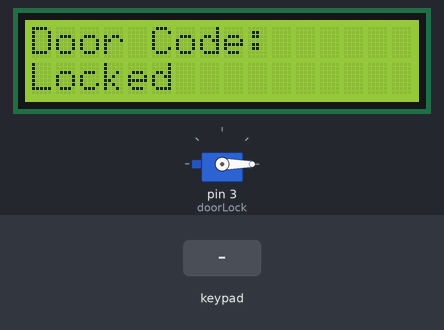
A program run on a simulated Arduino Uno, built with avr-gcc and run on an emulated ATmega328P. Parts: 16×2 character LCD, servo. The inputs (shaded band) are chosen by the test bench. What the program prints to the serial monitor is not drawn.

Above: at 1.2 s.
1.3 s: keypad keys 1 9 2 0 pressed 0.4 s apart
At 3.1 s:
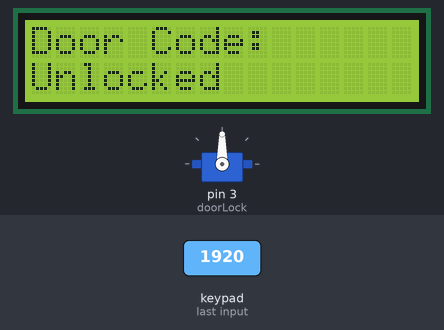
4.4 s: key 'A' pressed
7.4 s: keypad keys 1 9 2 0 * pressed 0.4 s apart
At 9.3 s:
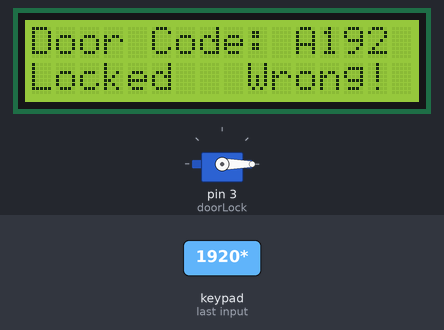
10.9 s: key 'B' pressed
At 12.2 s:
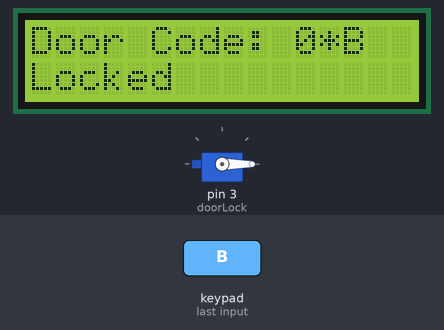
12.5 s: keypad keys 8 9 1 0 1 1 D pressed 0.4 s apart
At 12.9 s:
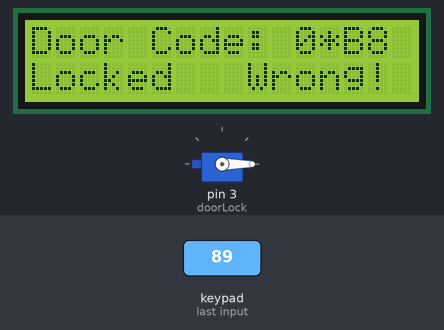
18.3 s: key 'C' pressed
At 19.5 s:
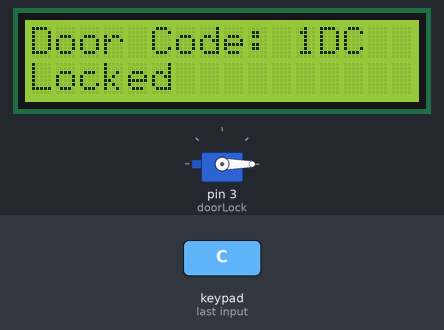
Timing chart, 0 to 20.8 s (numbered marks = the images above; inputs shaded):
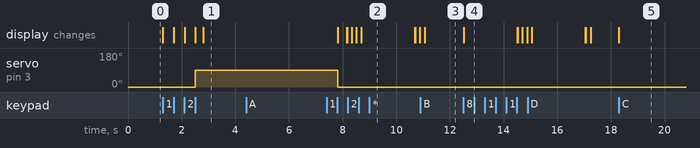

Measured:
- after the input at 1.3 s, servo on pin 3 (doorLock): 0° → 90° after 1.2 s; the display: first changes at once (image 1 shows a later state)
- after the input at 4.4 s, every drawn part: stays the same
- after the input at 10.9 s, the display: changes after 0.15 s (image 3)
- after the input at 12.5 s, the display: changes at once (image 4)
- after the input at 18.3 s, the display: changes at once (image 5)

The program:

main.cpp
```cpp
#include <Arduino.h> // Done in Platform.io
#include <LiquidCrystal.h>
#include <Wire.h>
#include <Servo.h>
#include <Keypad.h>

// Function Prototypes
void padInput();
void SerialInputCheck();
void doorSync();

LiquidCrystal lcd(A2,A3,4,5,6,7); // Initializes the LCD Display Object

Servo doorLock; // Initiliazes a Servo object

String incomingWords; // Declares a C++ string

boolean newData = false, timer; // Initializes/Declares 2 boolean datatypes values

int i,b,v; // 3 integer variables declared.
char password[15]; // Makes an array of size 15 that stores and compares the password to input

// This section makes the matrix for the number pad.
const byte ROWS = 4;
const byte COLS = 4;

char hexaKeys[ROWS][COLS] =
{
  {'1', '2', '3', 'A'},
  {'4', '5', '6', 'B'},
  {'7', '8', '9', 'C'},
  {'*', '0', '#', 'D'}
};

byte rowPins[ROWS] = {8, 9, 10, 11};  // Pins 8,9,10,11 used for rows
byte colPins[COLS] = {12, 13, A0, A1};  // Pins 12,13, A0, A1 for columns (not enough digital pins)

Keypad pad = Keypad(makeKeymap(hexaKeys), rowPins, colPins, ROWS, COLS); // Initializes keypad object

void setup() {
  // Begins serial connection at 9600 baudrate for user input and debugging.
  // Security guard controlling the door would have access to this.
  Serial.begin(9600);
  Serial.println("open = Unlock the Door");
  Serial.println("close = Locks the Door");
  Serial.setTimeout(10); // Makes the serial communcation faster by reducing dead-time

  // Initializes the lcd, and sets up the standard/basic things on the display.
  lcd.begin(16,2);
  lcd.print("Door Code: ");
  lcd.setCursor(0,1);
  lcd.print("Locked");

  i = 11; // Sets the cursor to 11th column to input 4 digit password
  b = 0; // b is the number of values inputed as a password
  v = 0; // number of values that coresspond to the correct password.

  // Attaches a the servo 'doorLock' that attaches to pin 3 and sets position to closed (0 degrees)
  doorLock.attach(3);
  doorLock.write(0);
}

void loop()
{
  SerialInputCheck(); // Calls a function that checks if there is user input from serial monitor and
  // sets the inputs to the string 'incomingWords, prints in serial monitor for debugging.
  if (b != 4) // This is the base scenario, when not all digits of 4 digit password has been entered.
  {
    padInput(); // Calls a function that writes the pad input to the display and waits for b = 4.
  }
  if (b == 4) // When the 4 digit password has been completely inputed.
  {
    for (int j = 11; j < 15; j++) // Goes through the password stored in the 1 dimension array to see if the corresponding values are correct (ie. 1st digit, 2nd digit, 3rd digit, etc) in a for loop.
    {
      Serial.print(password[j]); // Prints 4 digit password to serial monitor for debugging and monitoring for the security guard.
      // Can add more passowrds by putting '||' in the if statement, which would still set the device to v = 4, making it easy for each person to have thier own password.
      if (j == 11 && password[j] == '1') v++;
      if (j == 12 && password[j] == '9') v++;
      if (j == 13 && password[j] == '2') v++;
      if (j == 14 && password[j] == '0') v++;
    }
    Serial.println();
    Serial.println(v); // Debugging, shows the number of correct values, collected from for loop.
    if (v != 4) // Displays wrong, waits, and clears the display if the inputed password is incorrect (v != 4)
    {
      lcd.setCursor(9,1);
      lcd.print("Wrong!");
      delay(2000);
      lcd.setCursor(9,1);
      lcd.print("      ");
      v = 0;
    }
    i = 11; // resets the cursor for following pad input function that uses i as cursor position.
    b = 0;
    lcd.setCursor(11,0); // Clears the 4 digit password field for retry.
    lcd.print("     ");
  }
  doorSync();
}

void SerialInputCheck() // Checks if there has been input from user through Serial Monitor. If yes, it puts the data into a string and prints it back out to serial for debug. It also it sets newData to true, which allows the door synd function to know to update the display in the ncessary fields.
{
  if (Serial.available() > 0)
  {
    incomingWords = Serial.readString();
    Serial.println(incomingWords);
    newData = true;
  }
}

void padInput() // Most important function in the program. Monitors the actions from the user from the 4x4 matrix numberpad. If # is pressed the field is cleared and reset to try again.
{
  char KeypadCharacter = pad.getKey(); // Puts the inputed character into a local variable.
  if(KeypadCharacter)
  {
    if (KeypadCharacter == '#') // Clears the field and resets all values to retry.
    {
      lcd.setCursor(11,0);
      lcd.print("     ");
      b = 0;
      i = 11;
      v = 0;
      return;
    }
    else // If # is not pressed it prints out the input to the display jumping cursor position everytime so data is not overrided. i is the cursor position, and is a global variable so it can be changed by other functions to reset the field. +1 to b every iteration to keep track of the number of digits inputed in the 4 digit field. the main loop takes care of the logic for this.
    {
      lcd.setCursor(i,0);
      lcd.print(KeypadCharacter);
      Serial.println(KeypadCharacter);

      password[i] = KeypadCharacter; // Puts the current character into the password array, to be verified with the correct code in the main function.
      b++;
      i++;
    }
  }
}

void doorSync() // Actual physical mechanism
{
  if (newData == true && incomingWords == "open") // if there is new data coming from serial monitor that says open (user input like security guard or GUI), then the door is unlocked by writing the servo posiition to 90 degrees which unlocks it. It also changes the display to say Unlocked. This lasts indefinitely because it is meant for the security guard to control and not the client.
  {
      doorLock.write(90);
      lcd.setCursor(0,1);
      lcd.print("                ");
      delay(300);
      lcd.setCursor(0,1);
      lcd.print("Unlocked");
      v = 0;
      b = 0; // Resets the code field regardless and correct key, to ensure security.
      newData = false; // Ends the otherwise indefinite cycle of new data, to make sure it is only activated when there is new information because there is no longer new information.
  }
  else if (v == 4 || (newData == true && incomingWords == "1920")) // Else if statement that takes care of the numeric input from the number pad and gives the option to the security guard to input the actual passowrd. This shows it to the client, which could be useful if the security guard wants to give the client the password. The password stays visiible for as long as the door is unlocked, as it emulates a client inputting the correct password (5 seconds unlocked)
  {
    if (incomingWords == "1920")
    {
      lcd.setCursor(11,0);
      lcd.print("1920");
    }
    doorLock.write(90); // Unlocks the door
    lcd.setCursor(0,1);
    lcd.print("                ");
    delay(300);
    lcd.setCursor(0,1);
    lcd.print("Unlocked");
    delay(5000); // Waits 5 seconds so the user can have enough time to open the door and enter before it relocks itself.
    v = 0;
    b = 0; // Resets all field values.
    timer = true; // Once the 5 seconds is up, timer is set to true, which is equivalent to the security guard giving the close commnad, which updates the display to lock, clears the display of the password.
    newData = false;
    incomingWords = ' '; // Clears the incoming words so code only shows when security guard inputs.
  }
  else if ((newData == true && incomingWords == "close") || timer == true) // If either the security guard decides to lock the door (maybe an emergency) or the client has entered and the timer has finished, the door will now lock, clearing the display of any previous password and setting the display to locked mode. This allows the next user to input the password
  {
    lcd.setCursor(0,1);
    lcd.print("                "); // Clears the line then writes Locked
    lcd.setCursor(11,0);
    lcd.print("     ");
    doorLock.write(0);
    delay(350); // Enough time for the display to update without corrupting the internal memory.

    lcd.setCursor(0,1);
    lcd.print("Locked");
    newData = false;
    i = 11; // Resets the cursor position for the next user
    timer = false; // resets timer for next person.
  }
}
```
